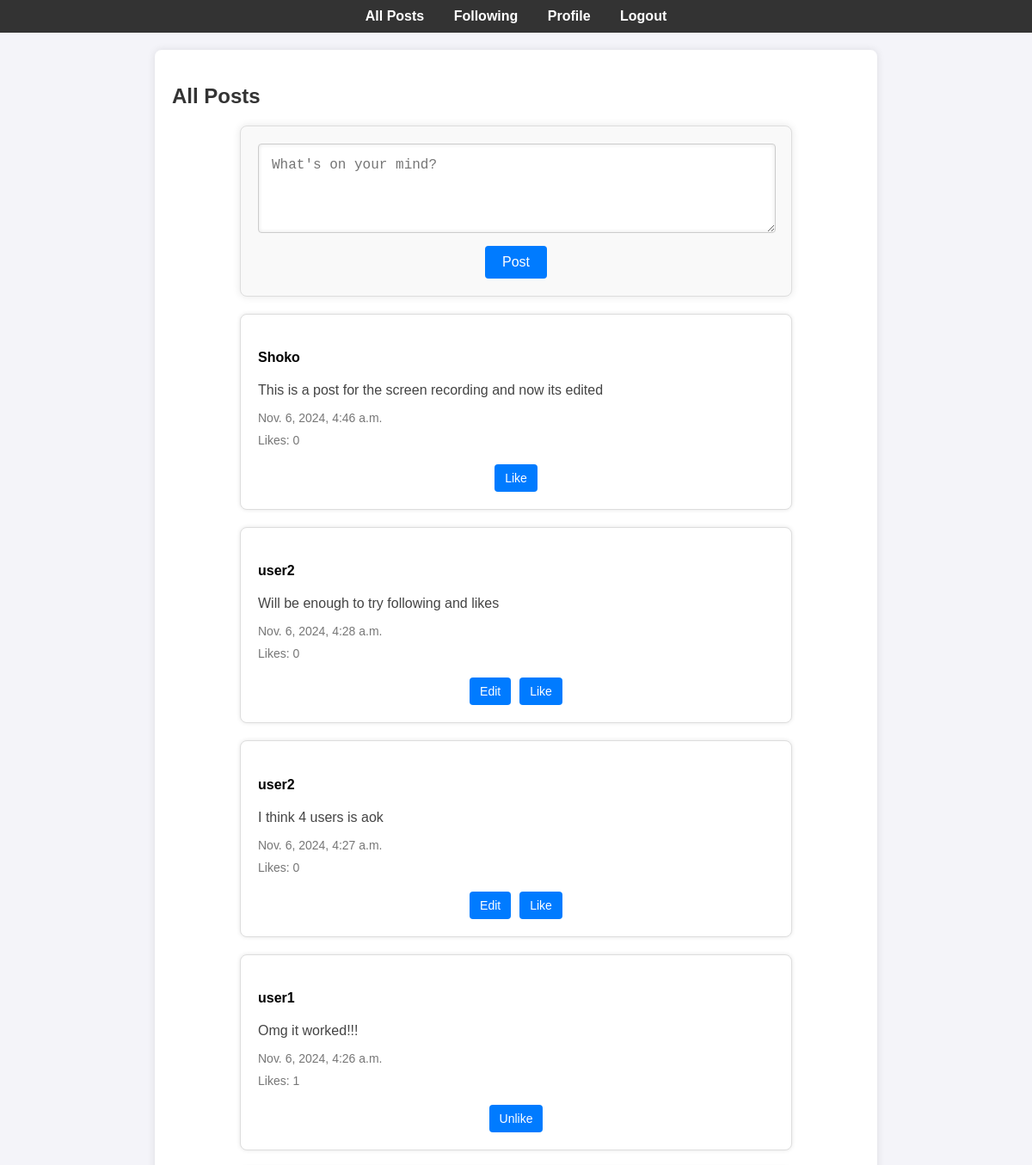
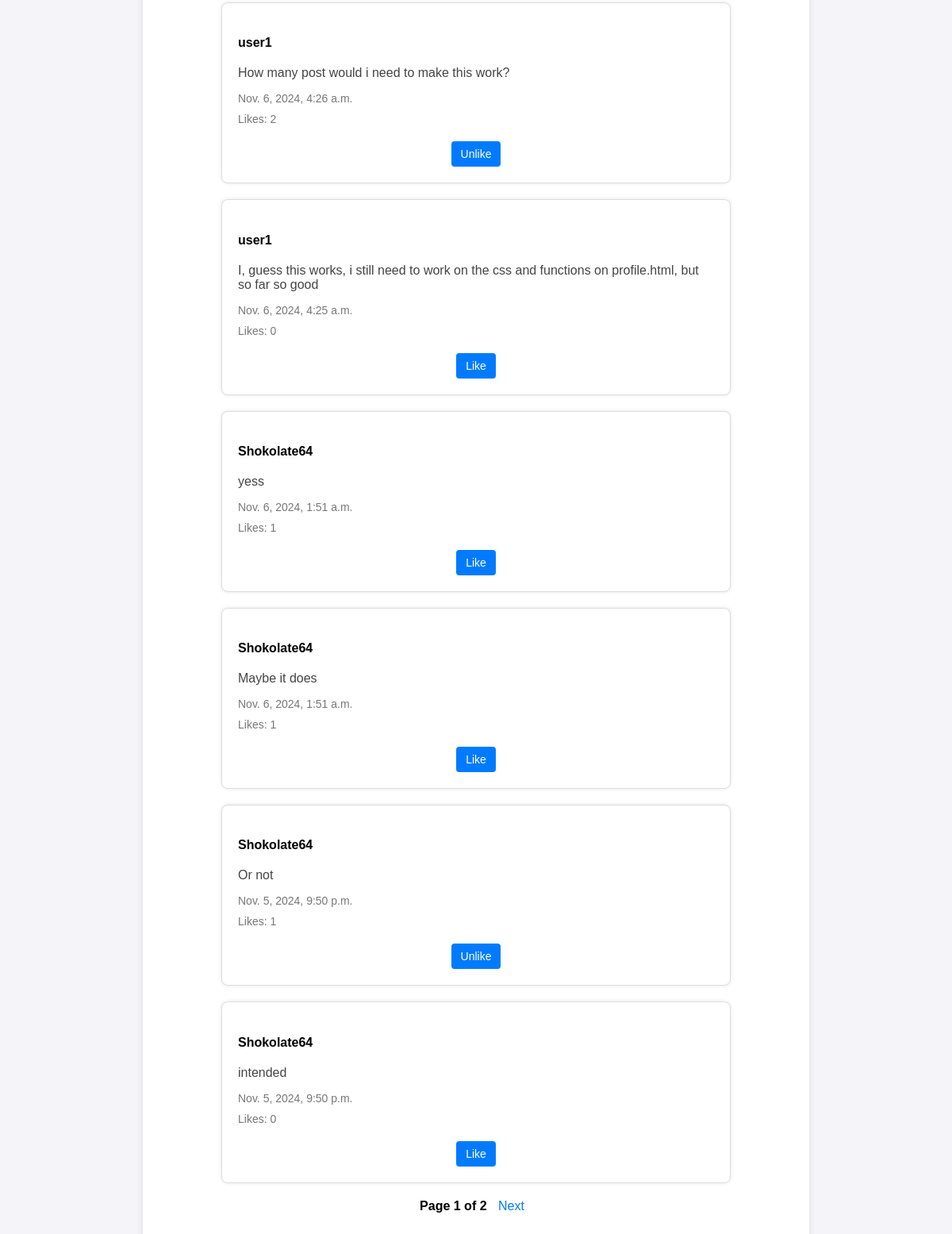
Page / (signed in) on the committed database (2 pictures, top to bottom).
### network/models.py (models this page shows, shortened)
class Post(models.Model):
    user = models.ForeignKey(User, on_delete=models.CASCADE, related_name="posts")
    content = models.TextField()
    timestamp = models.DateTimeField(auto_now_add=True)
    likes = models.ManyToManyField(User, blank=True, related_name="liked_posts")

class User(AbstractUser):
    pass

### network/views.py (the view)
# urls.py: path("", views.all_posts, name="all_posts"),
def all_posts(request):
    posts = Post.objects.all().order_by("-timestamp")
    paginator = Paginator(posts, 10)  # Muestra 10 publicaciones por página
    page_number = request.GET.get("page")
    page_obj = paginator.get_page(page_number)
    return render(request, "network/all_posts.html", {"page_obj": page_obj})

### network/templates/network/all_posts.html (shortened to what this page needs)
{% extends "network/layout.html" %}
{% block content %}
<h2>All Posts</h2>
{% if user.is_authenticated %}
 <div class="new-post-container">
    <form id="new-post-form" action="{% url 'create_post' %}" method="post">
        <textarea name="content" rows="4" placeholder="What's on your mind?" required></textarea>
        <button type="submit">Post</button>
    </form>
 </div>
{% endif %}
{% for post in page_obj %}
    <div class="post-container">
        <h4 class="post-username"><a href="{% url 'profile' post.user.id %}" class="user-link" data-user-id="{{ post.user.id }}">{{ post.user.username }}</a></h4>
        <div class="post-content" id="post-content-{{ post.id }}">{{ post.content }}</div>
        <small class="post-timestamp">{{ post.timestamp }}</small>
        <p id="like-count-{{ post.id }}" class="post-likes">Likes: {{ post.likes.count }}</p>
        <div class="post-buttons">
          {% if user == post.user %}
            <button class="edit-button" data-post-id="{{ post.id }}">Edit</button>
          {% endif %}
          <button class="like-button" data-post-id="{{ post.id }}">
            {% if user in post.likes.all %}
                Unlike
            {% else %}
                Like
            {% endif %}
        </div>
    </div>
{% endfor %}
<div class="pagination">
    <span>Page {{ page_obj.number }} of {{ page_obj.paginator.num_pages }}</span>
    {% if page_obj.has_next %}
        <a href="?page={{ page_obj.next_page_number }}">Next</a>
    {% endif %}
</div>
{% endblock %}

### network/static/network/styles.css (style rules this page uses)
body { font-family: Arial, sans-serif; background-color: #f4f4f9; margin: 0; padding: 0; }
h2 { color: #333; }
small { color: #888; }
button, .like-button { background-color: #007bff; color: #fff; border: none; border-radius: 4px; padding: 8px 12px; cursor: pointer; font-size: 14px; }
.pagination { text-align: center; margin: 20px 0; }
.pagination a { margin: 0 10px; color: #007bff; text-decoration: none; }
.pagination span { font-weight: bold; }
.new-post-container { max-width: 600px; margin: 20px auto; padding: 20px; background-color: #f9f9f9; border: 1px solid #ddd; border-radius: 8px; box-shadow: 0 0 10px rgba(0, 0, 0, 0.1); }
#new-post-form { display: flex; flex-direction: column; }
#new-post-form textarea { width: 95%; padding: 15px; border-radius: 4px; border: 1px solid #ccc; resize: vertical; font-size: 16px; margin-bottom: 15px; box-shadow: inset 0 0 5px rgba(0, 0, 0, 0.1); }
#new-post-form button { align-self: center; padding: 10px 20px; background-color: #007bff; color: #fff; border: none; border-radius: 4px; font-size: 16px; cursor: pointer; transition: background-color 0.3s; }
.post-container { max-width: 600px; margin: 20px auto; padding: 20px; background-color: #fff; border: 1px solid #ddd; border-radius: 8px; box-shadow: 0 0 5px rgba(0, 0, 0, 0.1); display: flex; flex-direction: column; align-items: flex-start; text-align: left; }
.post-username { font-weight: bold; color: #333; margin-bottom: 10px; }
.post-content { font-size: 16px; color: #444; margin: 10px 0; align-self: flex-start; }
.post-timestamp, .post-likes { font-size: 14px; color: #777; margin: 5px 0; align-self: flex-start; }
.post-buttons { display: flex; gap: 10px; justify-content: center; width: 100%; margin-top: 15px; }
.edit-button, .like-button { padding: 8px 12px; background-color: #007bff; color: #fff; border: none; border-radius: 4px; font-size: 14px; cursor: pointer; transition: background-color 0.3s; }
.user-link { color: black; text-decoration: none; font-weight: bold; }

### rows in the picture
Post: user.username "Shoko", content "This is a post for the screen recording and now its edited", timestamp "Nov. 6, 2024, 4:46 a.m.", likes.count "0", shows "Like"
Post: user.username "user2", content "Will be enough to try following and likes", timestamp "Nov. 6, 2024, 4:28 a.m.", likes.count "0", shows "Like"
Post: user.username "user2", content "I think 4 users is aok", timestamp "Nov. 6, 2024, 4:27 a.m.", likes.count "0", shows "Like"
Post: user.username "user1", content "Omg it worked!!!", timestamp "Nov. 6, 2024, 4:26 a.m.", likes.count "1", shows "Unlike"
Post: user.username "user1", content "How many post would i need to make this work?", timestamp "Nov. 6, 2024, 4:26 a.m.", likes.count "2", shows "Unlike"
Post: user.username "user1", content "I, guess this works, i still need to work on the css and functions on profile.html, but so far so good", timestamp "Nov. 6, 2024, 4:25 a.m.", likes.count "0", shows "Like"
Post: user.username "Shokolate64", content "yess", timestamp "Nov. 6, 2024, 1:51 a.m.", likes.count "1", shows "Like"
Post: user.username "Shokolate64", content "Maybe it does", timestamp "Nov. 6, 2024, 1:51 a.m.", likes.count "1", shows "Like"
Post: user.username "Shokolate64", content "Or not", timestamp "Nov. 5, 2024, 9:50 p.m.", likes.count "1", shows "Unlike"
Post: user.username "Shokolate64", content "intended", timestamp "Nov. 5, 2024, 9:50 p.m.", likes.count "0", shows "Like"

### other values in the picture
{{ page_obj.number }} "1"
{{ page_obj.paginator.num_pages }} "2"
